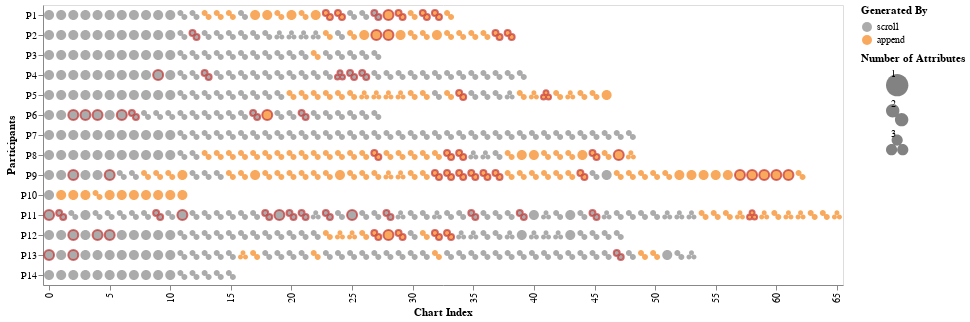

Notebook code cell kept with this figure:
### Code cell
import altair as alt
from numpy import size

alt.Chart(df).mark_point(
  filled=True,
  size=1,
  xOffset=-5,
  yOffset=-5,
).encode(
  x=alt.X(
    "idx:O", title="Chart Index", axis=alt.Axis(values=list(range(0, df["idx"].max() + 1, 5)))
  ),
  y=alt.Y("pid:N", title="Participants", sort=[f"P{i+1}" for i in range(14)]),
  shape=alt.Shape(
    "n_fields:O",
    scale=alt.Scale(domain=[1, 2, 3], range=[one, two, three]),
    title="Number of Attributes",
    legend=alt.Legend(
      title="Number of Attributes",
      symbolSize=5,
      symbolOffset=20,
      labelOffset=0,
      labelAlign="left",
    ),
  ),
  stroke=alt.condition(
    alt.datum.preferred == True,
    alt.value("#C53130"),  # preferred가 True일 때 검은색 stroke
    alt.value(None),  # preferred가 False일 때 stroke 없음
  ),
  strokeWidth=alt.condition(
    alt.datum.preferred == True,
    alt.value(2),  # preferred가 True일 때 stroke 두께
    alt.value(0),  # preferred가 False일 때 stroke 없음
  ),
  color=alt.Color(
    "generatedBy:N",
    title="Generated By",
    scale=alt.Scale(domain=["scroll", "append"], range=["#888888", "#F58518"]),
  ),
).properties(
  width=800,
)

### Figure 1 — Vega-Lite specification as saved in the notebook (floating-point values rounded to 4 significant figures; data arrays with more than 128 entries replaced by an {"elided": "..."} marker saying what was removed)
{"config": {"view": {"continuousWidth": 300, "continuousHeight": 300}}, "data": {"name": "data-7937f6d01336031062ab0db956a25a2b"}, "mark": {"type": "point", "filled": true, "size": 1, "xOffset": -5, "yOffset": -5}, "encoding": {"color": {"field": "generatedBy", "scale": {"domain": ["scroll", "append"], "range": ["#888888", "#F58518"]}, "title": "Generated By", "type": "nominal"}, "shape": {"field": "n_fields", "legend": {"labelAlign": "left", "labelOffset": 0, "symbolOffset": 20, "symbolSize": 5, "title": "Number of Attributes"}, "scale": {"domain": [1, 2, 3], "range": ["M20 10 A10 10 0 1 1 0 10 A10 10 0 1 1 20 10", "M12 6C12 9.31371 9.31371 12 6 12C2.68629 12 0 9.31371 0 6C0 2.68629 2.68629 0 6 0C9.31371 0 12 2.68629 12 6Z M20 14C20 17.3137 17.3137 20 14 20C10.6863 20 8 17.3137 8 14C8 10.6863 10.6863 8 14 8C17.3137 8 20 10.6863 20 14Z", "M10 14C10 16.7614 7.76142 19 5 19C2.23858 19 0 16.7614 0 14C0 11.2386 2.23858 9 5 9C7.76142 9 10 11.2386 10 14Z M20 14C20 16.7614 17.7614 19 15 19C12.2386 19 10 16.7614 10 14C10 11.2386 12.2386 9 15 9C17.7614 9 20 11.2386 20 14Z M15 5.40002C15 8.16145 12.7614 10.4 10 10.4C7.23858 10.4 5 8.16145 5 5.40002C5 2.6386 7.23858 0.400024 10 0.400024C12.7614 0.400024 15 2.6386 15 5.40002Z"]}, "title": "Number of Attributes", "type": "ordinal"}, "stroke": {"condition": {"test": "(datum.preferred === true)", "value": "#C53130"}, "value": null}, "strokeWidth": {"condition": {"test": "(datum.preferred === true)", "value": 2}, "value": 0}, "x": {"axis": {"values": [0, 5, 10, 15, 20, 25, 30, 35, 40, 45, 50, 55, 60, 65]}, "field": "idx", "title": "Chart Index", "type": "ordinal"}, "y": {"field": "pid", "sort": ["P1", "P2", "P3", "P4", "P5", "P6", "P7", "P8", "P9", "P10", "P11", "P12", "P13", "P14"], "title": "Participants", "type": "nominal"}}, "width": 800, "$schema": "https://vega.github.io/schema/vega-lite/v5.20.1.json", "datasets": {"data-7937f6d01336031062ab0db956a25a2b": {"elided": "573 records"}}}
